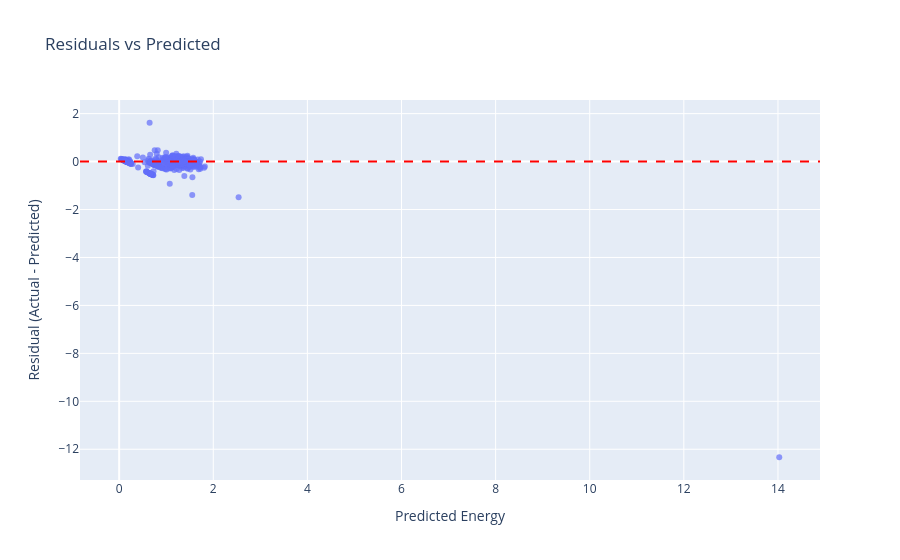

The cell this chart's notebook holds for it:
### Code cell
# Compute residuals
residuals = y_test - y_pred

# Create DataFrame for Plotly
res_df = pd.DataFrame({
    "Predicted": y_pred,
    "Residuals": residuals
}, index=y_test.index)

# Plot
fig = px.scatter(
    res_df,
    x="Predicted",
    y="Residuals",
    title="Residuals vs Predicted",
    labels={
        "Predicted": "Predicted Energy",
        "Residuals": "Residual (Actual - Predicted)"
    },
    opacity=0.7
)

# Add horizontal zero line
fig.add_hline(y=0, line_dash="dash", line_color="red")

fig.show()

### Figure 1 — Plotly figure (JSON) as saved in the notebook; plotly's stock layout.template omitted (floating-point values rounded to 4 significant figures; data arrays with more than 128 entries replaced by an {"elided": "..."} marker saying what was removed)
{"data": [{"hovertemplate": "Predicted Energy=%{x}<br>Residual (Actual - Predicted)=%{y}<extra></extra>", "legendgroup": "", "marker": {"color": "#636efa", "opacity": 0.7, "symbol": "circle"}, "mode": "markers", "name": "", "orientation": "v", "showlegend": false, "type": "scatter", "x": {"elided": "731 float values"}, "xaxis": "x", "y": {"elided": "731 float values"}, "yaxis": "y"}], "layout": {"legend": {"tracegroupgap": 0}, "shapes": [{"line": {"color": "red", "dash": "dash"}, "type": "line", "x0": 0, "x1": 1, "xref": "x domain", "y0": 0, "y1": 0, "yref": "y"}], "title": {"text": "Residuals vs Predicted"}, "xaxis": {"anchor": "y", "domain": [0, 1], "title": {"text": "Predicted Energy"}}, "yaxis": {"anchor": "x", "domain": [0, 1], "title": {"text": "Residual (Actual - Predicted)"}}}}
